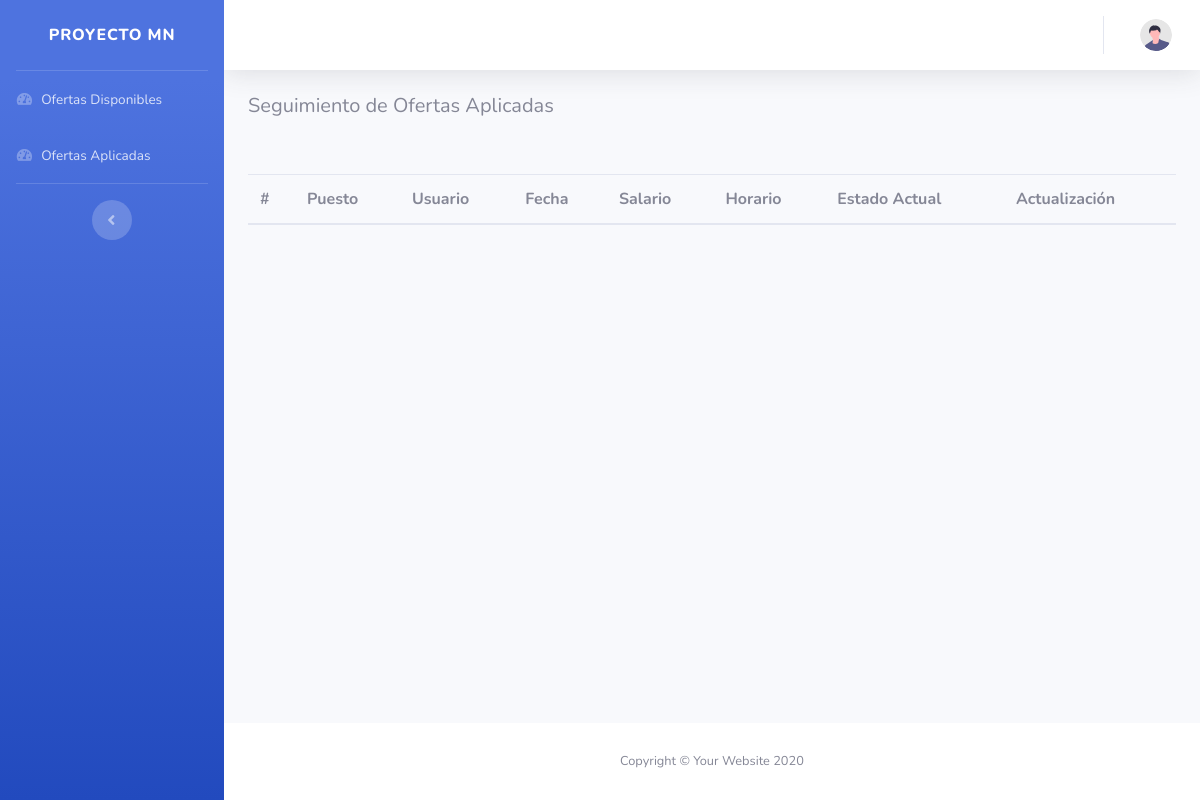
The page /View/Ofertas/seguimientoOfertas.php on the database as committed earlier.
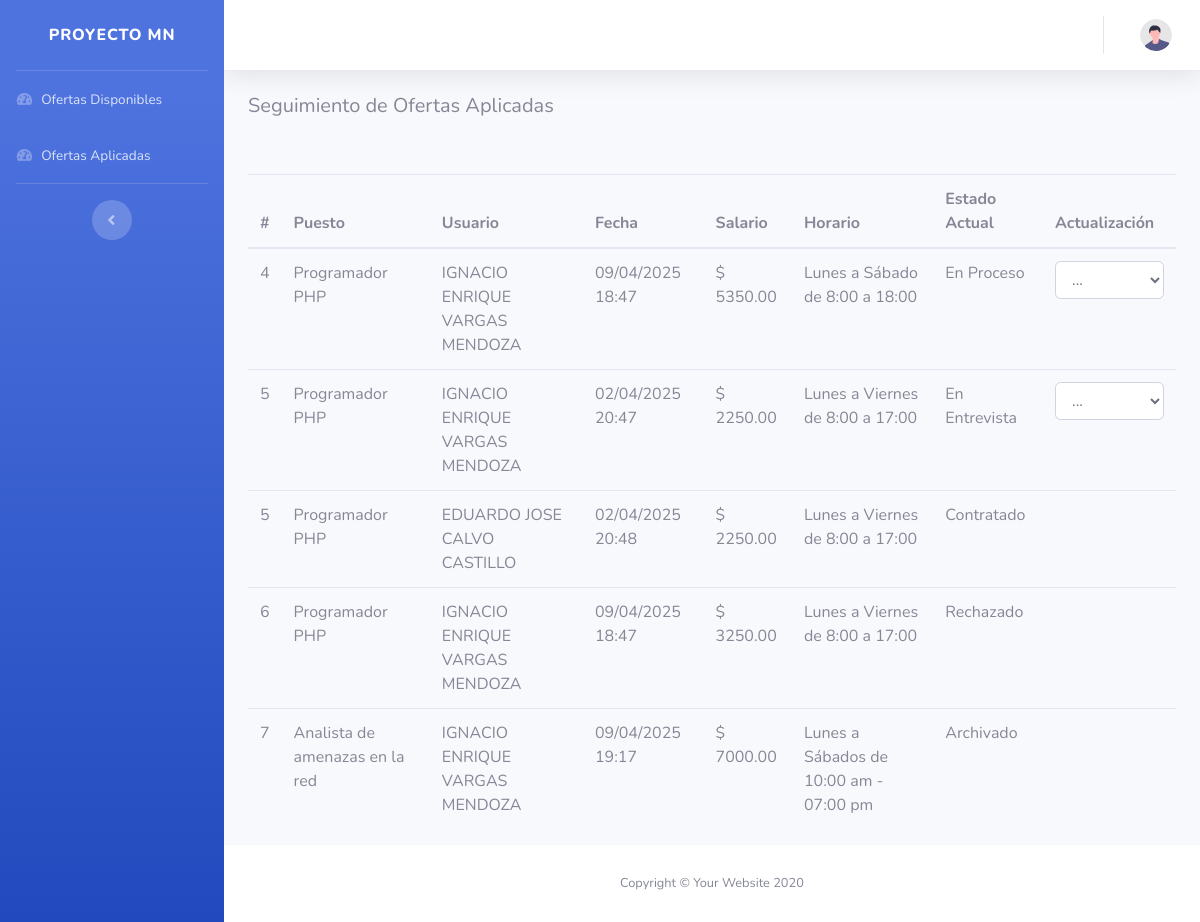
The same page on the database as committed later.
### tables this page shows
CREATE TABLE `usuario_oferta` (
  `Id` bigint(11) NOT NULL AUTO_INCREMENT,
  `IdUsuario` bigint(11) NOT NULL,
  `IdOferta` bigint(11) NOT NULL,
  `Fecha` datetime(6) NOT NULL,
  `Estado` int(11) NOT NULL,
  PRIMARY KEY (`Id`),
  KEY `FK_RELACION_USUARIO` (`IdUsuario`),
  KEY `FK_RELACION_OFERTA` (`IdOferta`),
  KEY `FK_EstadosUsuarioOferta` (`Estado`),
  CONSTRAINT `FK_EstadosUsuarioOferta` FOREIGN KEY (`Estado`) REFERENCES `estados` (`Id`),
  CONSTRAINT `FK_RELACION_OFERTA` FOREIGN KEY (`IdOferta`) REFERENCES `oferta` (`Id`),
  CONSTRAINT `FK_RELACION_USUARIO` FOREIGN KEY (`IdUsuario`) REFERENCES `usuario` (`Id`)
);

CREATE TABLE `puesto` (
  `Id` bigint(20) NOT NULL AUTO_INCREMENT,
  `Nombre` varchar(50) NOT NULL,
  `Descripcion` varchar(255) NOT NULL,
  PRIMARY KEY (`Id`)
);

CREATE TABLE `usuario` (
  `Id` bigint(20) NOT NULL AUTO_INCREMENT,
  `Identificacion` varchar(15) NOT NULL,
  `Nombre` varchar(250) NOT NULL,
  `Correo` varchar(100) NOT NULL,
  `Contrasenna` varchar(15) NOT NULL,
  `IdPerfil` bigint(20) NOT NULL,
  PRIMARY KEY (`Id`),
  UNIQUE KEY `UK_Identificacion` (`Identificacion`),
  UNIQUE KEY `Uk_Correo` (`Correo`),
  KEY `FK_UsuarioPerfil` (`IdPerfil`),
  CONSTRAINT `FK_UsuarioPerfil` FOREIGN KEY (`IdPerfil`) REFERENCES `perfil` (`Id`)
);

CREATE TABLE `oferta` (
  `Id` bigint(20) NOT NULL AUTO_INCREMENT,
  `IdPuesto` bigint(20) NOT NULL,
  `Salario` decimal(10,2) NOT NULL,
  `Horario` varchar(255) NOT NULL,
  `Estado` bit(1) DEFAULT NULL,
  `Imagen` varchar(2500) DEFAULT NULL,
  PRIMARY KEY (`Id`),
  KEY `FK_OfertaPuesto` (`IdPuesto`),
  CONSTRAINT `FK_OfertaPuesto` FOREIGN KEY (`IdPuesto`) REFERENCES `puesto` (`Id`)
);

CREATE TABLE `estados` (
  `Id` int(11) NOT NULL AUTO_INCREMENT,
  `Descripcion` varchar(200) NOT NULL,
  PRIMARY KEY (`Id`)
);

### Model/OfertasUsuarioModel.php (called while the page is built, shortened)
<?php
    function ConsultarOfertasUsuarioModel($Id)
    {
        try
        {
            $context = AbrirBaseDatos();
            $sentencia = "CALL SP_ConsultarOfertasUsuario('$Id')";
            $resultado = $context -> query($sentencia);
            return $resultado;
        }
        catch(Exception $error)
        {
            return null;
        }
    }
?>

### Controller/OfertasUsuarioController.php (called while the page is built, shortened)
<?php
    include_once $_SERVER["DOCUMENT_ROOT"] . "/ProyectoMN/Proyecto/Model/OfertasUsuarioModel.php";
    function ConsultarOfertasUsuario($Id)
    {
        return ConsultarOfertasUsuarioModel($Id);
    }
?>

### View/Ofertas/seguimientoOfertas.php (the view, shortened to what this page needs)
<?php
    include_once $_SERVER["DOCUMENT_ROOT"] . "/ProyectoMN/Proyecto/Controller/OfertasUsuarioController.php";
    include_once $_SERVER["DOCUMENT_ROOT"] . "/ProyectoMN/Proyecto/View/layoutInterno.php";
?>
<!DOCTYPE html>
<html lang="en">
<body id="page-top">
    <div id="wrapper">
        <div id="content-wrapper" class="d-flex flex-column">
            <div id="content">
                <div class="container-fluid">
                <h5>Seguimiento de Ofertas Aplicadas</h5>
                <br/><br/>
                    <table id="example" class="table">
                        <thead>
                            <tr>
                                <th>#</th>
                                <th>Puesto</th>
                                <th>Usuario</th>
                                <th>Fecha</th>
                                <th>Salario</th>
                                <th>Horario</th>
                                <th>Estado Actual</th>
                                <th>Actualización</th>
                            </tr>
                        </thead>
                        <tbody>
                            <?php
                                $datos = ConsultarOfertasUsuario(-1);
                                while($row = mysqli_fetch_array($datos))
                                {
                                    echo "<tr>";
                                    echo "<td>" . $row["IdOferta"] . "</td>";
                                    echo "<td>" . $row["Nombre"] . "</td>";
                                    echo "<td>" . $row["NombreUsuario"] . "</td>";
                                    echo "<td>" .  date('d/m/Y H:i', strtotime($row["Fecha"])) . "</td>";
                                    echo "<td> $ " . $row["Salario"] . "</td>";
                                    echo "<td>" . $row["Horario"] . "</td>";
                                    echo "<td>" . $row["DescripcionEstado"] . "</td>";
                                    echo '<td>';
                                        if($row["Estado"] == 1 || $row["Estado"] == 2)
                                        {
                                            echo '<form action="" method="POST">
                                                    <input type="hidden" id="txtId" required name="txtId" value=' . $row["Id"] . '>
                                                    <select class="form-control" id="txtEstado" name="txtEstado" onchange="this.form.submit()">';
                                                        echo '<option value="">...</option>';
                                                    echo '</select>
                                                </form>';
                                        }
                                        echo '</td>';
                                    echo "</tr>";
                                }
                            ?>
                        </tbody>
                    </table>
                </div>
            </div>
        </div>
    </div>
</body>
</html>

Rows that differ between the two databases and show on the page:
added usuario_oferta: IdOferta "4", puesto.Nombre "Programador PHP", IdUsuario.Nombre "IGNACIO ENRIQUE VARGAS MENDOZA", Fecha "09/04/2025 18:47", IdOferta.Salario "5350.00", IdOferta.Horario "Lunes a Sábado de 8:00 a 18:00", Estado.Descripcion "En Proceso"
added usuario_oferta: IdOferta "5", puesto.Nombre "Programador PHP", IdUsuario.Nombre "IGNACIO ENRIQUE VARGAS MENDOZA", Fecha "02/04/2025 20:47", IdOferta.Salario "2250.00", IdOferta.Horario "Lunes a Viernes de 8:00 a 17:00", Estado.Descripcion "En Entrevista"
added usuario_oferta: IdOferta "5", puesto.Nombre "Programador PHP", IdUsuario.Nombre "EDUARDO JOSE CALVO CASTILLO", Fecha "02/04/2025 20:48", IdOferta.Salario "2250.00", IdOferta.Horario "Lunes a Viernes de 8:00 a 17:00", Estado.Descripcion "Contratado"
added usuario_oferta: IdOferta "6", puesto.Nombre "Programador PHP", IdUsuario.Nombre "IGNACIO ENRIQUE VARGAS MENDOZA", Fecha "09/04/2025 18:47", IdOferta.Salario "3250.00", IdOferta.Horario "Lunes a Viernes de 8:00 a 17:00", Estado.Descripcion "Rechazado"
added usuario_oferta: IdOferta "7", puesto.Nombre "Analista de amenazas en la red", IdUsuario.Nombre "IGNACIO ENRIQUE VARGAS MENDOZA", Fecha "09/04/2025 19:17", IdOferta.Salario "7000.00", IdOferta.Horario "Lunes a Sábados de 10:00 am - 07:00 pm", Estado.Descripcion "Archivado"
